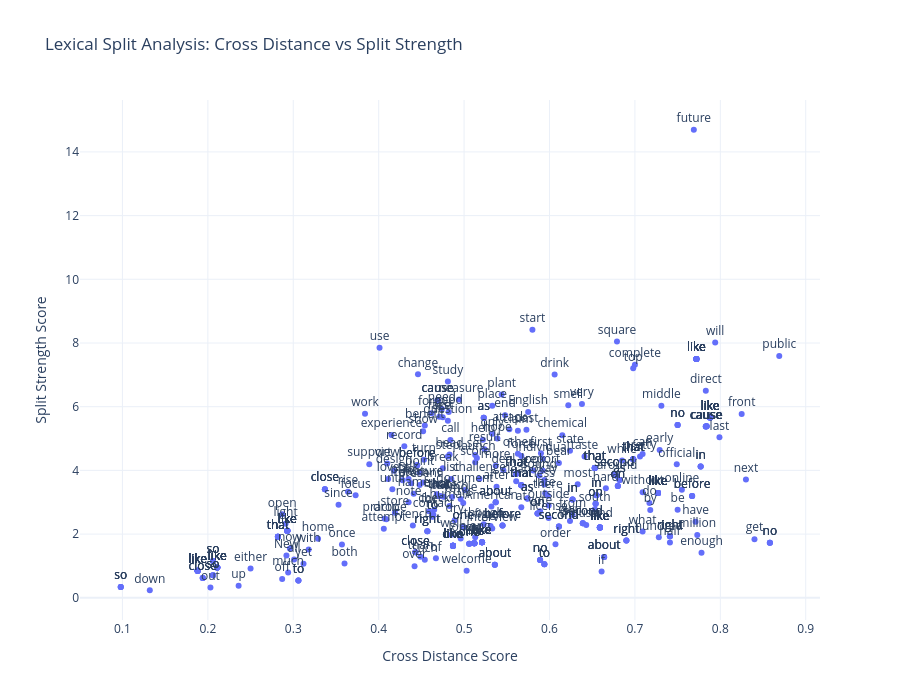

The code cell stored with this chart in its notebook:
### Code cell
import pandas as pd
import plotly.express as px


# Convert to DataFrame
df = pd.DataFrame(results)

# Create a readable string for the hover info
df['poses_str'] = df['poses_compared'].apply(lambda x: f"{x[0]} vs {x[1]}")
df['ratios_str'] = df['ratios'].apply(lambda x: ", ".join([f"{k}: {v}" for k, v in x.items()]))
df['densities_str'] = df['local_densities'].apply(lambda x: ", ".join([f"{k}: {v}" for k, v in x.items()]))

# Create the plot
fig = px.scatter(
    df, 
    x="cross_dist", 
    y="split_strength",
    text="lemma",  # This annotates the points
    hover_name="lemma",
    hover_data={
        "cross_dist": True,
        "split_strength": True,
        "poses_str": True,
        "ratios_str": True,
        "densities_str": True,
        "lemma": False # Hide it from the list since it's the title
    },
    labels={
        "cross_dist": "Cross Distance Score",
        "split_strength": "Split Strength Score",
        "poses_str": "POS Compared",
        "ratios_str": "Ratios",
        "densities_str": "Local Densities"
    },
    title="Lexical Split Analysis: Cross Distance vs Split Strength"
)

# Improve text positioning and appearance
fig.update_traces(textposition='top center')
fig.update_layout(
    height=700,
    template="plotly_white",
    hoverlabel=dict(bgcolor="white", font_size=12)
)

fig.show()

### Figure 1 — Plotly figure (JSON) as saved in the notebook; plotly's stock layout.template omitted (floating-point values rounded to 4 significant figures; data arrays with more than 128 entries replaced by an {"elided": "..."} marker saying what was removed)
{"data": [{"customdata": {"elided": "413x4 str values"}, "hovertemplate": "<b>%{hovertext}</b><br><br>Cross Distance Score=%{x}<br>Split Strength Score=%{y}<br>POS Compared=%{customdata[0]}<br>Ratios=%{customdata[1]}<br>Local Densities=%{customdata[2]}<extra></extra>", "hovertext": {"elided": "413 str values"}, "legendgroup": "", "marker": {"color": "#636efa", "symbol": "circle"}, "mode": "markers+text", "name": "", "orientation": "v", "showlegend": false, "text": {"elided": "413 str values"}, "textposition": "top center", "type": "scatter", "x": {"elided": "413 float values"}, "xaxis": "x", "y": {"elided": "413 float values"}, "yaxis": "y"}], "layout": {"height": 700, "hoverlabel": {"bgcolor": "white", "font": {"size": 12}}, "legend": {"tracegroupgap": 0}, "title": {"text": "Lexical Split Analysis: Cross Distance vs Split Strength"}, "xaxis": {"anchor": "y", "domain": [0, 1], "title": {"text": "Cross Distance Score"}}, "yaxis": {"anchor": "x", "domain": [0, 1], "title": {"text": "Split Strength Score"}}}}
